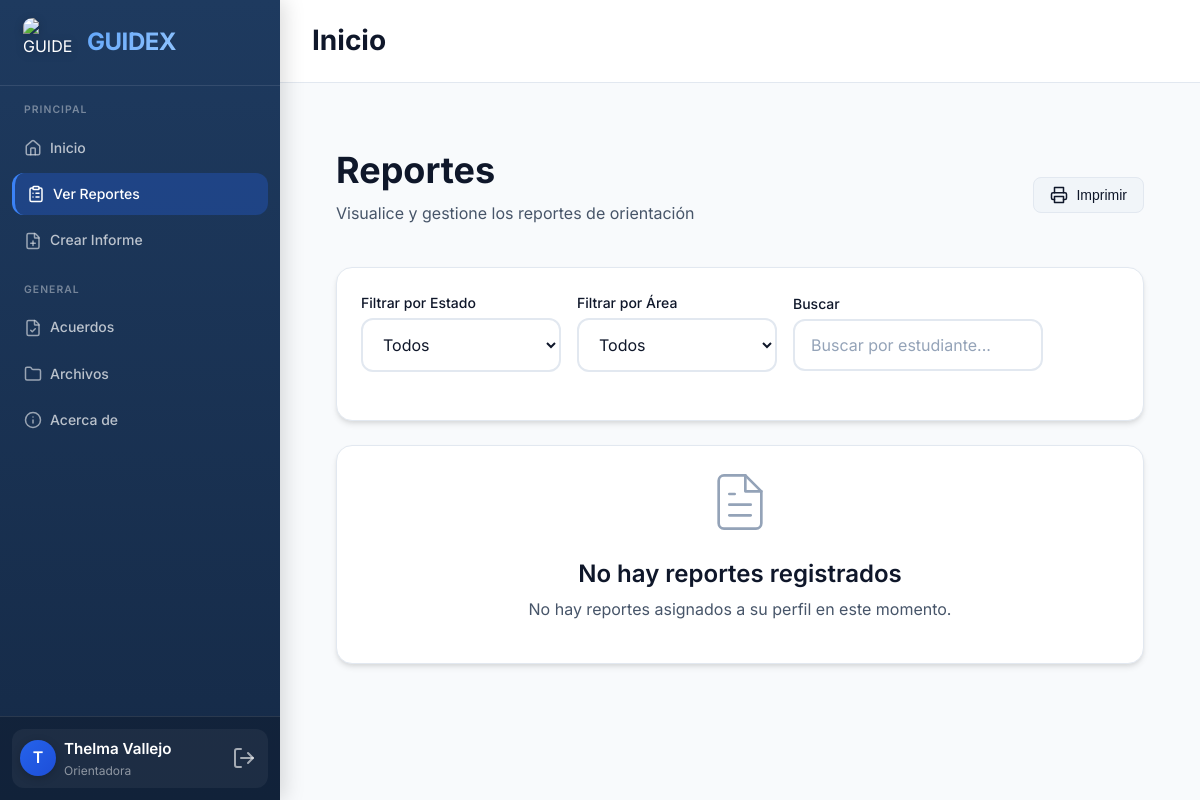
Page /ver_reportes (signed in) on the earlier database version.
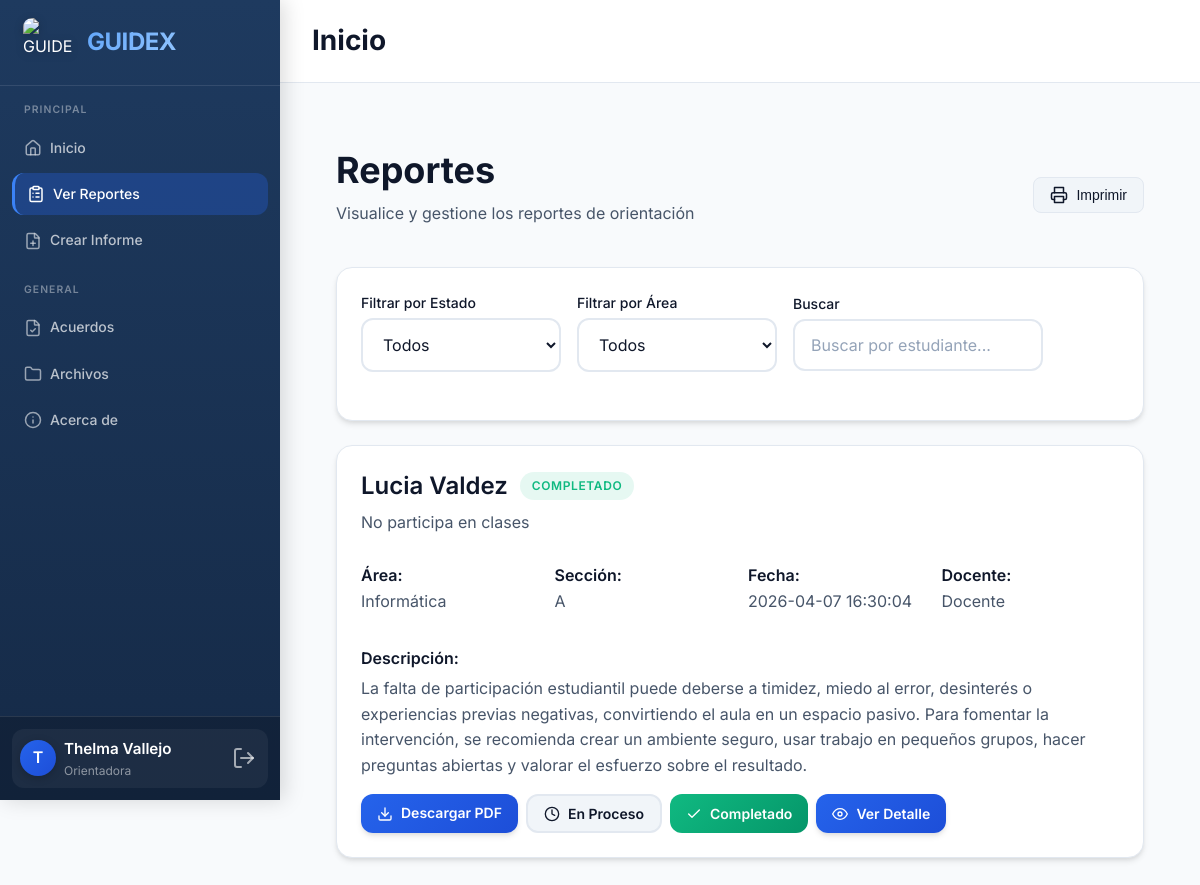
Same page on the later database version.
### tables this page shows
CREATE TABLE reportes (
        id INTEGER PRIMARY KEY AUTOINCREMENT,
        docente_id INTEGER NOT NULL,
        orientadora_id INTEGER NOT NULL,
        estudiante_nombre TEXT NOT NULL,
        estudiante_grado TEXT NOT NULL,
        estudiante_seccion TEXT NOT NULL,
        motivo TEXT NOT NULL,
        descripcion TEXT NOT NULL,
        estado TEXT DEFAULT 'pendiente',
        fecha_creacion TIMESTAMP DEFAULT CURRENT_TIMESTAMP, fecha_hora TEXT, nombre_docente TEXT, observaciones TEXT,
        FOREIGN KEY (docente_id) REFERENCES usuarios (id),
        FOREIGN KEY (orientadora_id) REFERENCES usuarios (id)
    );

CREATE TABLE usuarios (
        id INTEGER PRIMARY KEY AUTOINCREMENT,
        nombre TEXT NOT NULL,
        correo TEXT UNIQUE NOT NULL,
        password TEXT NOT NULL,
        rol TEXT NOT NULL
    );

### app.py (the view)
@app.route('/ver_reportes')
@login_required
def ver_reportes():
    conn = get_db_connection()
    if session.get('user_rol') == 'docente':
        reportes = conn.execute('''
            SELECT r.*, u.nombre as orientadora_nombre
            FROM reportes r
            LEFT JOIN usuarios u ON r.orientadora_id = u.id
            WHERE r.docente_id = ?
            ORDER BY r.fecha_creacion DESC
        ''', (session['user_id'],)).fetchall()
    else:
        reportes = conn.execute('''
            SELECT r.*, u.nombre as docente_nombre
            FROM reportes r
            LEFT JOIN usuarios u ON r.docente_id = u.id
            WHERE r.orientadora_id = ?
            ORDER BY r.fecha_creacion DESC
        ''', (session['user_id'],)).fetchall()
    conn.close()
    return render_template('ver_reportes.html', reportes=reportes)

### app.py (called while the page is built)
def get_db_connection():
    conn = sqlite3.connect('database.db')
    conn.row_factory = sqlite3.Row
    return conn

def login_required(f):
    @wraps(f)
    def decorated_function(*args, **kwargs):
        if 'user_id' not in session:
            return redirect(url_for('login'))
        return f(*args, **kwargs)
    return decorated_function

### templates/ver_reportes.html (shortened to what this page needs)
{% extends "base.html" %}
{% block content %}
<div class="main-container animate-fadeIn">
    <div class="print-area">
    <div class="flex justify-between items-center mb-6">
        <div>
            <h1 class="text-3xl font-bold text-primary">Reportes</h1>
            <p class="text-secondary mt-2">Visualice y gestione los reportes de orientación</p>
        </div>
        <div class="flex gap-3 no-print">
            <button onclick="window.print()" class="btn-print">
                Imprimir
            </button>
        </div>
    </div>
    <div class="card mb-6 no-print">
        <div class="card-body">
            <div class="flex gap-4 items-center flex-wrap">
                <div class="form-group mb-0">
                    <label for="filtro_estado" class="form-label mb-1">Filtrar por Estado</label>
                    <select id="filtro_estado" class="form-select" style="width: 200px;">
                        <option value="">Todos</option>
                    </select>
                </div>
                <div class="form-group mb-0">
                    <label for="filtro_grado" class="form-label mb-1">Filtrar por Área</label>
                    <select id="filtro_grado" class="form-select" style="width: 200px;">
                        <option value="">Todos</option>
                    </select>
                </div>
                <div class="form-group mb-0">
                    <label for="buscar" class="form-label mb-1">Buscar</label>
                    <input type="text" id="buscar" class="form-input" placeholder="Buscar por estudiante..." style="width: 250px;">
                </div>
            </div>
        </div>
    </div>
    {% if reportes %}
    <div class="grid gap-4" id="lista-reportes">
        {% for reporte in reportes %}
        <div class="card reporte-card" data-estado="{{ reporte.estado }}" data-grado="{{ reporte.estudiante_grado }}">
            <div class="card-body">
                <div class="flex justify-between items-start mb-4">
                    <div class="flex-1">
                        <div class="flex items-center gap-3 mb-2">
                            <h3 class="text-xl font-semibold text-primary">{{ reporte.estudiante_nombre }}</h3>
                            <span class="badge badge-{{ reporte.estado }}">
                                {{ reporte.estado | replace('_', ' ') | title }}
                            </span>
                        </div>
                        <p class="text-secondary text-sm mb-3">{{ reporte.motivo }}</p>
                    </div>
                </div>
                <div class="grid grid-4 gap-4 text-sm mb-4">
                    <div>
                        <span class="font-semibold text-primary">Área:</span>
                        <p class="text-secondary">{{ reporte.estudiante_grado }}</p>
                    </div>
                    <div>
                        <span class="font-semibold text-primary">Sección:</span>
                        <p class="text-secondary">{{ reporte.estudiante_seccion }}</p>
                    </div>
                    <div>
                        <span class="font-semibold text-primary">Fecha:</span>
                        <p class="text-secondary">{{ reporte.fecha_creacion }}</p>
                    </div>
                    <div>
                        <span class="font-semibold text-primary">
                            {% if session.get('user_rol') == 'docente' %}Orientadora:{% else %}Docente:{% endif %}
                        </span>
                        <p class="text-secondary">
                            {% if session.get('user_rol') == 'docente' %}
                                {{ reporte.orientadora_nombre }}
                            {% else %}
                                {{ reporte.docente_nombre }}
                            {% endif %}
                        </p>
                    </div>
                </div>
                <div class="mb-4">
                    <span class="font-semibold text-primary">Descripción:</span>
                    <p class="text-secondary mt-1">{{ reporte.descripcion }}</p>
                </div>
                <div class="flex gap-2 mt-4 pt-4 border-t border-gray-200 no-print">
                    <a href="{{ url_for('descargar_reporte_pdf', id=reporte.id) }}" class="btn btn-primary btn-sm" target="_blank">
                        Descargar PDF
                    </a>
                    {% if session.get('user_rol') == 'orientadora' %}
                    <button onclick="actualizarEstado('{{ reporte.id }}', 'en_proceso')"
                            class="btn btn-secondary btn-sm {% if reporte.estado == 'en_proceso' %}opacity-50{% endif %}"
                            {% if reporte.estado == 'en_proceso' %}disabled{% endif %}>
                        <svg xmlns="http://www.w3.org/2000/svg" width="16" height="16" viewBox="0 0 24 24" fill="none" stroke="currentColor" stroke-width="2" stroke-linecap="round" stroke-linejoin="round">
                            <circle cx="12" cy="12" r="10"></circle>
                            <polyline points="12 6 12 12 16 14"></polyline>
                        </svg>
                        En Proceso
                    </button>
                    <button onclick="actualizarEstado('{{ reporte.id }}', 'completado')"
                            class="btn btn-success btn-sm {% if reporte.estado == 'completado' %}opacity-50{% endif %}"
                            {% if reporte.estado == 'completado' %}disabled{% endif %}>
                        <svg xmlns="http://www.w3.org/2000/svg" width="16" height="16" viewBox="0 0 24 24" fill="none" stroke="currentColor" stroke-width="2" stroke-linecap="round" stroke-linejoin="round">
                            <polyline points="20 6 9 17 4 12"></polyline>
                        </svg>
                        Completado
                    </button>
                    {% endif %}
                    <button onclick="verDetalle('{{ reporte.id }}')" class="btn btn-primary btn-sm">
                        <svg xmlns="http://www.w3.org/2000/svg" width="16" height="16" viewBox="0 0 24 24" fill="none" stroke="currentColor" stroke-width="2" stroke-linecap="round" stroke-linejoin="round">
                            <path d="M1 12s4-8 11-8 11 8 11 8-4 8-11 8-11-8-11-8z"></path>
                            <circle cx="12" cy="12" r="3"></circle>
                        </svg>
                        Ver Detalle
                    </button>
                </div>
            </div>
        </div>
        {% endfor %}
    </div>
    {% else %}
    <div class="card">
        <div class="card-body text-center py-12">
            <h3 class="text-xl font-semibold text-primary mb-2">No hay reportes registrados</h3>
            <p class="text-secondary mb-4">
                {% if session.get('user_rol') == 'docente' %}
                Comience creando un nuevo reporte para documentar situaciones de sus estudiantes.
                {% else %}
                No hay reportes asignados a su perfil en este momento.
                {% endif %}
            </p>
        </div>
    </div>
    {% endif %}
    </div>
</div>
{% endblock %}

### templates/base.html (shortened to what this page needs)
<!DOCTYPE html>
<html lang="es">
<head>
    <link rel="stylesheet" href="{{ url_for('static', filename='css/styles.css') }}">
</head>
<body>
    <div class="app-layout">
        <aside class="sidebar" id="sidebar">
            <div class="sidebar-header">
                <a href="/" class="sidebar-brand">
                    <img src="{{ url_for('static', filename='img/logo.png') }}" alt="GUIDEX Logo" class="sidebar-brand-logo">
                    <span class="sidebar-brand-text">GUIDEX</span>
                </a>
            </div>
            <nav class="sidebar-nav">
                {% if session.get('user_id') %}
                <div class="nav-section">
                    <div class="nav-section-title">Principal</div>
                    <ul class="nav-list">
                        {% if session.get('user_rol') == 'docente' %}
                        <li class="nav-item">
                            <a href="/inicio_docente" class="nav-link {% if request.endpoint == 'inicio_docente' %}active{% endif %}">
                                <span class="nav-link-icon"><i data-lucide="home"></i></span>
                                <span>Inicio</span>
                            </a>
                        </li>
                        <li class="nav-item">
                            <a href="/crear_reporte" class="nav-link {% if request.endpoint == 'crear_reporte' %}active{% endif %}">
                                <span class="nav-link-icon"><i data-lucide="file-text"></i></span>
                                <span>Crear Reporte</span>
                            </a>
                        </li>
                        {% elif session.get('user_rol') == 'orientadora' %}
                        <li class="nav-item">
                            <a href="/inicio_orientadora" class="nav-link {% if request.endpoint == 'inicio_orientadora' %}active{% endif %}">
                                <span class="nav-link-icon"><i data-lucide="home"></i></span>
                                <span>Inicio</span>
                            </a>
                        </li>
                        <li class="nav-item">
                            <a href="/ver_reportes" class="nav-link {% if request.endpoint == 'ver_reportes' %}active{% endif %}">
                                <span class="nav-link-icon"><i data-lucide="clipboard-list"></i></span>
                                <span>Ver Reportes</span>
                            </a>
                        </li>
                        <li class="nav-item">
                            <a href="/crear_informe" class="nav-link {% if request.endpoint == 'crear_informe' %}active{% endif %}">
                                <span class="nav-link-icon"><i data-lucide="file-plus"></i></span>
                                <span>Crear Informe</span>
                            </a>
                        </li>
                        {% endif %}
                    </ul>
                </div>
                <div class="nav-section">
                    <div class="nav-section-title">General</div>
                    <ul class="nav-list">
                        <li class="nav-item">
                            <a href="/acuerdos" class="nav-link {% if request.endpoint == 'acuerdos' %}active{% endif %}">
                                <span class="nav-link-icon"><i data-lucide="file-check"></i></span>
                                <span>Acuerdos</span>
                            </a>
                        </li>
                        <li class="nav-item">
                            <a href="/archivos" class="nav-link {% if request.endpoint == 'archivos' %}active{% endif %}">
                                <span class="nav-link-icon"><i data-lucide="folder"></i></span>
                                <span>Archivos</span>
                            </a>
                        </li>
                        <li class="nav-item">
                            <a href="/acerca" class="nav-link {% if request.endpoint == 'acerca' %}active{% endif %}">
                                <span class="nav-link-icon"><i data-lucide="info"></i></span>
                                <span>Acerca de</span>
                            </a>
                        </li>
                    </ul>
                </div>
                {% endif %}
            </nav>
            {% if session.get('user_id') %}
            <div class="sidebar-footer">
                <div class="user-profile">
                    <div class="user-avatar">
                        {{ session.get('user_nombre', 'U')[0] }}
                    </div>
                    <div class="user-info">
                        <div class="user-name">{{ session.get('user_nombre', 'Usuario') }}</div>
                        <div class="user-role">{{ session.get('user_rol', 'usuario') }}</div>
                    </div>
                    <a href="/logout" class="logout-btn" title="Cerrar sesión">
                        <i data-lucide="log-out"></i>
                    </a>
                </div>
            </div>
            {% endif %}
        </aside>
        <main class="main-content">
            <header class="content-header">
                <div class="content-header-inner">
                    <div>
                        <h1 class="page-title">{% block page_title %}Inicio{% endblock %}</h1>
                    </div>
                </div>
            </header>
            <div class="content-body">
                {% block content %}{% endblock %}
            </div>
        </main>
    </div>
</body>
</html>

### templates/ver_reportes.html (style rules this page uses)
.btn-sm { padding: 0.5rem 1rem; font-size: 0.875rem; }

Differences in the rows shown:
added reportes: estudiante_nombre "Lucia Valdez", estado "COMPLETADO", motivo "No participa en clases", estudiante_grado "Informática", estudiante_seccion "A", fecha_creacion "2026-04-07 16:30:04", docente_nombre "Docente", descripcion "La falta de participación estudiantil puede deberse a timidez, miedo al error, desinterés o experiencias previas negativas, convirtiendo el aula en un espacio pasivo. Para fomentar la intervención, se recomienda crear un ambiente seguro, usar trabajo en pequeños grupos, hacer preguntas abiertas y valorar el esfuerzo sobre el resultado."
Other differences:
text no longer shown: "No hay reportes registrados No hay reportes asignados a su perfil en este momento."
